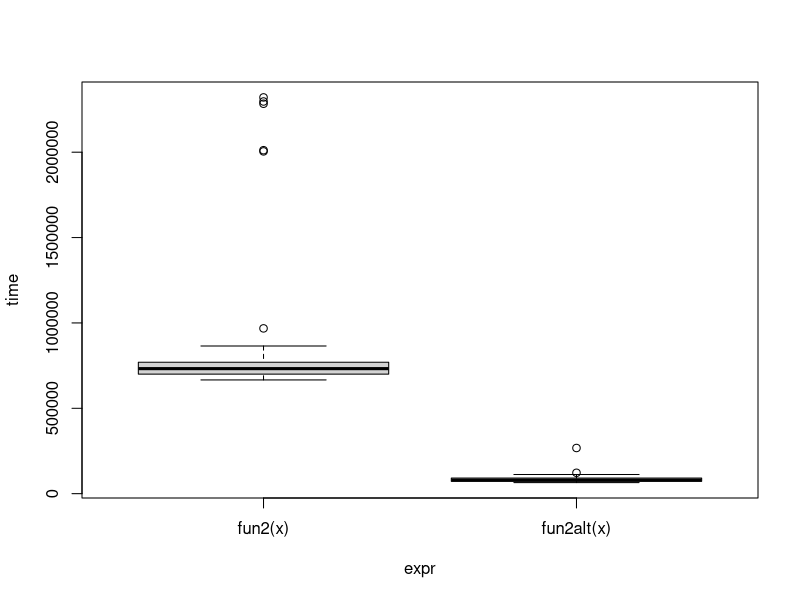
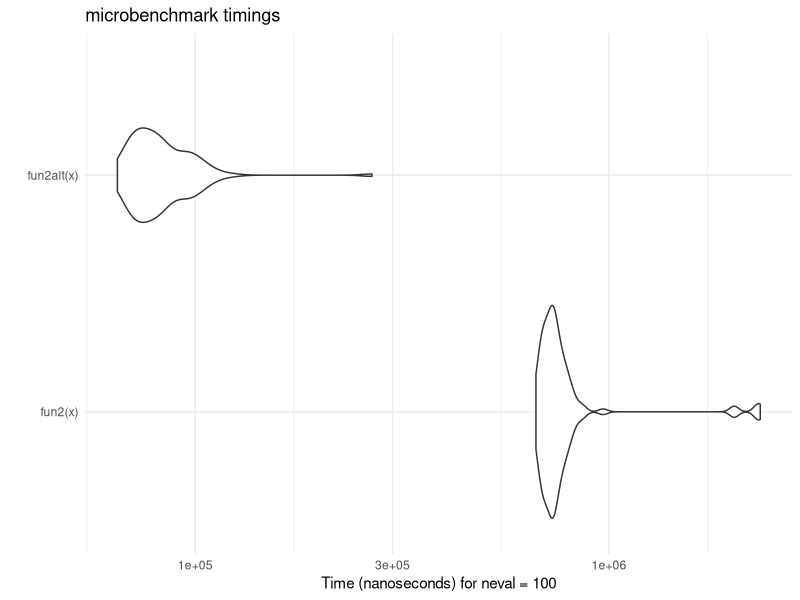

R code for these plots, in order: (Note: this script raises an error after producing the figures.)
## ---- chunk 1
fun1 <- function(n = 100, k = 4, lambda = 4) {
  x <- NULL
  
  for (i in 1:n)
    x <- rbind(x, rpois(k, lambda))
  
  return(x)
}

fun1alt <- function(n = 100, k = 4, lambda = 4) {
  # YOUR CODE HERE
  matrix(rpois(n*k, lambda = lambda),ncol = k)
}

# Benchmarking
microbenchmark::microbenchmark(
  fun1(100),
  fun1alt(100),
  unit = "ns"
)
## ---- chunk 2
# Data Generating Process (10 x 10,000 matrix)
set.seed(1234)
x <- matrix(rnorm(1e4), nrow=10)

# Find each column's max value
fun2 <- function(x) {
  apply(x, 2, max)
}

fun2alt <- function(x) {
  # YOUR CODE HERE
  x[cbind(max.col(t(x)), 1:ncol(x))]
}

# Benchmarking
bench <- microbenchmark::microbenchmark(
  fun2(x),
  fun2alt(x),
  unit = "ns"
)
plot(bench)
ggplot2::autoplot(bench) + ggplot2::theme_minimal()
## ---- chunk 3
my_boot <- function(dat, stat, R, ncpus = 1L) {
  
  # Getting the random indices
  n <- nrow(dat)
  idx <- matrix(sample.int(n, n*R, TRUE), nrow=n, ncol=R)
 
  # Making the cluster using `ncpus`
  # STEP 1: GOES HERE
  cl <- makePSOCKcluster(ncpus)
  # STEP 2: GOES HERE
  # on.exit(stopCluster(cl))
  clusterExport(cl, varlist = c("idx","dat", "stat"), envir=environment())
  
  
  # STEP 3: THIS FUNCTION NEEDS TO BE REPLACED WITH parLapply
  ans <- parLapply(cl,seq_len(R), function(i) {
    stat(dat[idx[,i], , drop=FALSE])
  })
  
  # Coercing the list into a matrix
  ans <- do.call(rbind, ans)
  
  # STEP 4: GOES HERE
  stopCluster(cl)
  ans
  
}
## ---- chunk 4
library(parallel)
# Bootstrap of a linear regression model
my_stat <- function(d) coef(lm(y~x, data = d))

# DATA SIM
set.seed(1)
n <- 500 
R <- 1e4
x <- cbind(rnorm(n)) 
y <- x*5 + rnorm(n)

# Check if we get something similar as lm
ans0 <- confint(lm (y~x))
cat("OLS CI \n ")
print(ans0)
ans1 <- my_boot(dat = data.frame(x,y), my_stat, R = R, ncpus = 4)
qs <- c(.025, .975)
cat("Bootstrap CI \n")
print(t(apply(ans1, 2, quantile, probs = qs)))


## ---- chunk 5
# your code here
parallel::detectCores()

system.time(my_boot(dat = data.frame(x,y), my_stat, R = 4000, ncpus = 1L))


system.time(my_boot(dat = data.frame(x,y), my_stat, R = 4000, ncpus = 3L))
            
            
